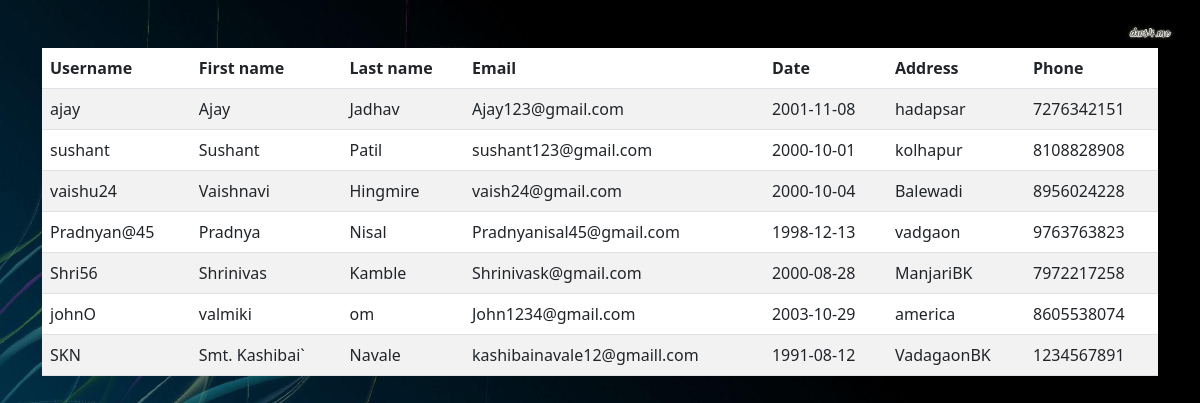
Page /view_user on the committed database.
### app.py (models this page shows)
class Users(db.Model):
    id = db.Column(db.Integer, primary_key=True)
    username = db.Column(db.String(20), unique=True, nullable=False)
    uname = db.Column(db.String(20), unique=True, nullable=False)
    lname = db.Column(db.String(20), unique=True, nullable=False)
    email = db.Column(db.String(120), unique=True, nullable=False)
    date = db.Column(db.String(120), unique=True, nullable=False)
    address = db.Column(db.String(20), unique=True, nullable=False)
    phone = db.Column(db.String(20), unique=True, nullable=False)
    pass1 = db.Column(db.String(60), nullable=False)

### app.py (the view)
@app.route("/view_user")
def view_user():
    users = Users.query.all()
    return render_template('view_user.html', users=users)

### templates/view_user.html (shortened to what this page needs)
<!doctype html>
<html lang="en">
  <head>
    <link href="https://cdn.jsdelivr.net/npm/bootstrap@5.3.0/dist/css/bootstrap.min.css" rel="stylesheet">
  </head>
  <body>
    <body>
        <div class="container my-5">
          <table class="table table-striped">
            <thead>
              <tr>
                <th scope="col"> Username</th>
                <th scope="col"> First  name</th>
                <th scope="col"> Last name</th>
                <th scope="col">Email</th>
                <th scope="col"> Date</th>
                <th scope="col"> Address</th>
                <th scope="col"> Phone</th>
              </tr>
            </thead>
            <tbody>
              {% for user in users %}
              <tr>
                <td colspan="">{{user.username}}</td>
                <td colspan="">{{user.uname}}</td>
                <td colspan="">{{user.lname}}</td>
                <td colspan="">{{user.email}}</td>
                <td colspan="">{{user.date}}</td>
                <td colspan="">{{user.address}}</td>
                <td colspan="">{{user.phone}}</td>
              </tr>
              {% endfor %}</tbody></table></div>
  </body>
</html>

### templates/view_user.html (style rules this page uses)
body { background-image: url("/static/images/nh.jpg"); background-repeat: no-repeat; background-size: cover; }

### rows in the picture
Users: username "ajay", uname "Ajay", lname "Jadhav", email "Ajay123@gmail.com", date "2001-11-08", address "hadapsar", phone "7276342151"
Users: username "sushant", uname "Sushant", lname "Patil", email "sushant123@gmail.com", date "2000-10-01", address "kolhapur", phone "8108828908"
Users: username "vaishu24", uname "Vaishnavi", lname "Hingmire", email "vaish24@gmail.com", date "2000-10-04", address "Balewadi", phone "8956024228"
Users: username "Pradnyan@45", uname "Pradnya", lname "Nisal", email "Pradnyanisal45@gmail.com", date "1998-12-13", address "vadgaon", phone "9763763823"
Users: username "Shri56", uname "Shrinivas", lname "Kamble", email "Shrinivask@gmail.com", date "2000-08-28", address "ManjariBK", phone "7972217258"
Users: username "johnO", uname "valmiki", lname "om", email "John1234@gmail.com", date "2003-10-29", address "america", phone "8605538074"
Users: username "SKN", uname "Smt. Kashibai`", lname "Navale", email "kashibainavale12@gmaill.com", date "1991-08-12", address "VadagaonBK", phone "1234567891"
